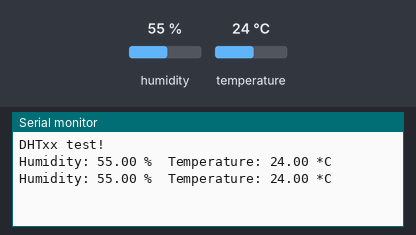
Simulated run of this sketch. Board: Arduino Uno, built with avr-gcc and run on an emulated ATmega328P. Shown: the last lines printed to the serial monitor. The inputs (shaded band) are chosen by the test bench; at power-on: humidity 55 %, temperature 24 °C.

Above: at 1.3 s.
1.4 s: humidity set to 22 %
At 2.0 s:
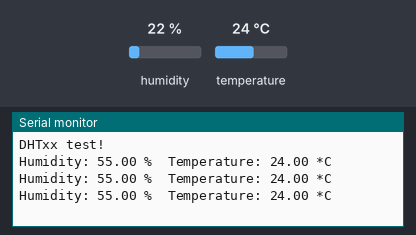
4.2 s: temperature set to 12 °C
At 4.2 s:
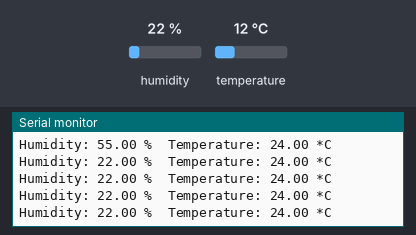
7.0 s: humidity set to 40 %
At 7.5 s:
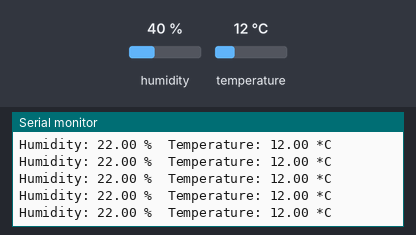
Timing chart, 0 to 10.0 s (numbered marks = the images above; inputs shaded):
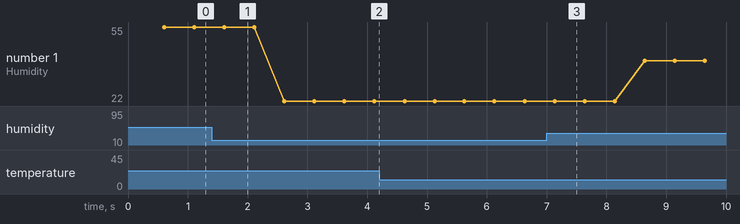

Measured:
- plotted number 1: 55 → 22 after the input at 1.4 s, 22 → 40 after the input at 7.0 s

The sketch:

dht22_test.ino
```cpp
#include "DHT.h"

// Uncomment whatever type you're using!
//#define DHTTYPE DHT11   // DHT 11
#define DHTTYPE DHT22   // DHT 22  (AM2302), AM2321
//#define DHTTYPE DHT21   // DHT 21 (AM2301)

// Connect pin 1 (on the left) of the sensor to +5V
// NOTE: If using a board with 3.3V logic like an Arduino Due connect pin 1
// to 3.3V instead of 5V!
// Connect pin 2 of the sensor to whatever your DHTPIN is
// Connect pin 4 (on the right) of the sensor to GROUND
// Connect a 10K resistor from pin 2 (data) to pin 1 (power) of the sensor

const int DHTPin = 5;     // what digital pin we're connected to

DHT dht(DHTPin, DHTTYPE);

void setup()
{
   Serial.begin(9600);
   Serial.println("DHTxx test!");
   delay( 100 );

   dht.begin();
}

void loop()
{
   delay( 500 );
   // Reading temperature or humidity takes about 250 milliseconds!
   float h = dht.readHumidity();
   float t = dht.readTemperature();


   if (isnan(h) || isnan(t)) {
      Serial.println("Failed to read from DHT sensor!");
      return;
   }

   Serial.print("Humidity: ");
   Serial.print(h);
   Serial.print(" %\t");
   Serial.print("Temperature: ");
   Serial.print(t);
   Serial.println(" *C ");
}
```
